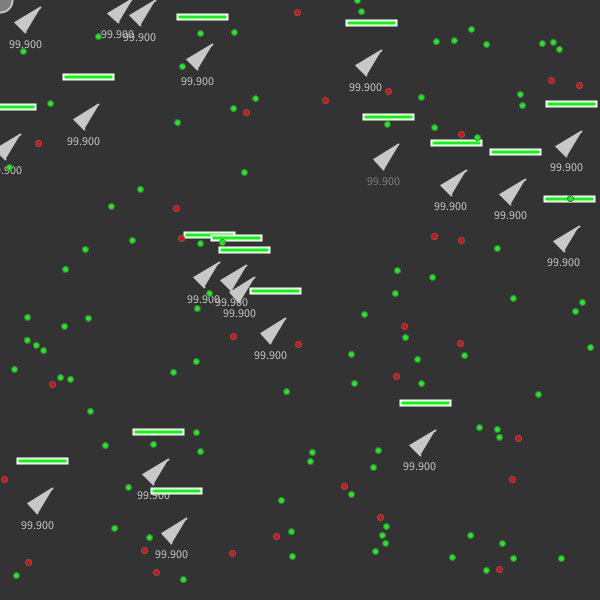
Frame 1 (no input)
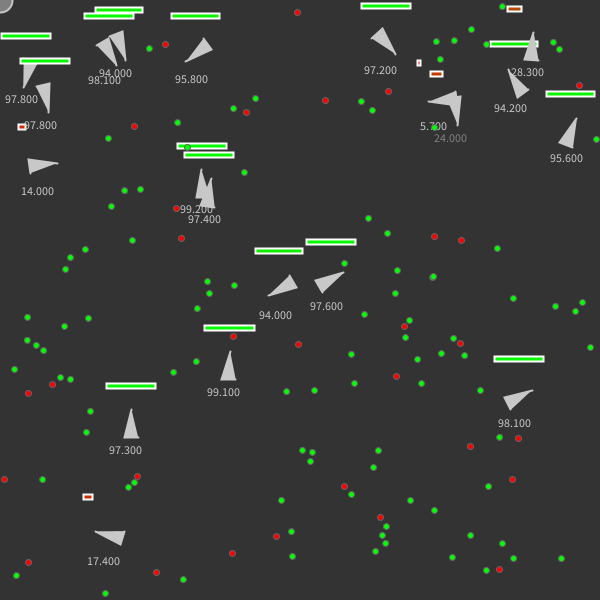
Frame 60 (the mouse pressed at the canvas centre just before this capture)
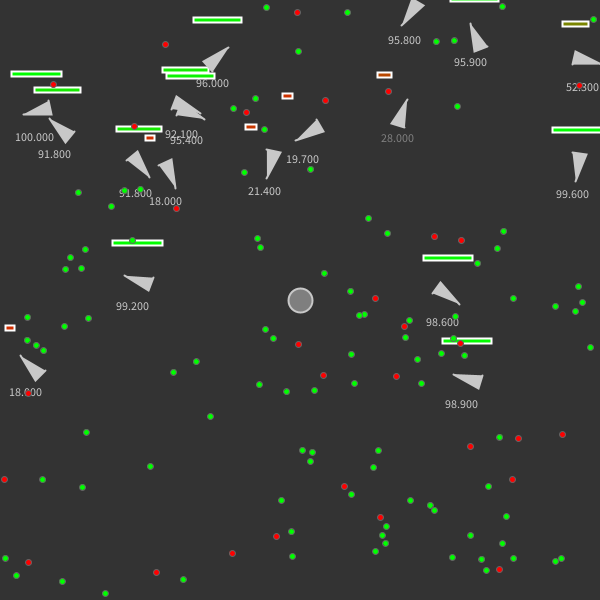
Frame 120 (the mouse held since frame 60 and released just before this capture)

The Processing sketch that drew these frames (run headless with seeded random() and noise(); from frame 60 on, the mouse is pressed at the canvas centre):

// Processing sketch: evolution_steering
// ── evolution_steering.pde

ArrayList<Vehicle> vehicles = new ArrayList<Vehicle>();
ArrayList<Particle> food = new ArrayList<Particle>(); 
ArrayList<Particle> poison = new ArrayList<Particle>();

int nrfood = 100;
int nrpoison = 30;
int nrvehicle = 20;
float[] nutrition = new float[] {10, -90};
float mutation = 0.2;
float reproduce = 0.001;
Vehicle best = null;

void setup() {
  size(600, 600);
  colorMode(RGB);

  for (int i = 0; i < nrvehicle; i++) {
    vehicles.add(new Vehicle(random(width), random(height)));
  }

  best = vehicles.get(0);
}

void createParticles(ArrayList<Particle> list, int n, color c, float w) {
  for (int i = 0; i < n; i++) {
    list.add(new Particle(random(width), random(height), c));
  }
}

void draw() {
  background(51);

  fill(127);
  stroke(200);
  strokeWeight(2);
  ellipse(mouseX, mouseY, 24, 24);

  createParticles(food, nrfood - food.size(), color(0, 255, 0), 1);
  createParticles(poison, nrpoison - poison.size(), color(255, 0, 0), 10);

  ArrayList<Vehicle> removed = new ArrayList<Vehicle>();
  ArrayList<Vehicle> added = new ArrayList<Vehicle>();
  float score = 0;
  Vehicle mv = null;

  if (vehicles.size() == 0) {
    best.health = best.dna[4];
    vehicles.add(best);
  }

  for (Vehicle v : vehicles) {
    v.update();
    v.show();
    v.eat(food, 0);
    v.eat(poison, 1);
    
    if (v.dead()) {
      removed.add(v);
    }
    if (vehicles.size() < 5) {
      if (random(1) < reproduce) {
        added.add(v.clone());
      }
    }
    if (v.getScore() > score) {
      score = v.getScore(); 
      mv = v;
    }
  }

  strokeWeight(4);
  stroke(255);
  noFill();
  if (mv != null) {
    if (best.getScore() < mv.getScore()) {
      best = mv;
    }
    //rect(mv.pos.x - 15, mv.pos.y-15, 30, 30);
  }

  println("Max score :" + score);
  vehicles.addAll(added);
  vehicles.removeAll(removed);

  for (Particle p : food) {
    p.show();
  }

  for (Particle p : poison) {
    p.show();
  }
}

void mouseClicked() {
  vehicles.removeAll(vehicles); 
}
// ── Particle.pde


class Particle extends Physics{
  color c;
  float size = 6;
  
  Particle(float x, float y, color c) {
    this.c = c;
    pos = new PVector(x, y);
  }
  
  void show() {
    fill(c);
    strokeWeight(1);
    stroke(100);
    ellipse(pos.x, pos.y, size, size);
  }
}
// ── Physics.pde
abstract class Physics {
  PVector pos = new PVector();
  PVector vel = new PVector();
  PVector acc = new PVector();
  float weight = 1;
  float maxspeed = 5;
  float dt = 0.04; //turn speed
  float rotation = 0;
  
  void applyForce(PVector force) {
    acc.add(force.div(weight)); 
  }
  
  void update() {
    vel.add(acc.mult(dt));
    
    if(pos.x < 0 || pos.x > width) {
      vel.x *=-1; 
    }
    if(pos.y < 0 || pos.y > height) {
      vel.y *=-1; 
    }
    
    vel.limit(maxspeed);
    pos.add(vel);
    acc.mult(0);
  }
  
  abstract void show();
}
// ── Vehicle.pde

class Vehicle extends Physics {

  float health;
  float[] dna = new float[8];
  /*
   [0] - atraction for food
   [1] - atraction for poison
   [2] - field of view
   [3] - eatsize
   [4] - maxHealt
   [5] - size
   [6] - lifecost
   [7] - dt
   */

  Vehicle(float x, float y) {
    pos.set(x, y);
    vel.set(1, -1);
    dna[0] = 1;
    dna[1] = 20;
    dna[2] = 100;
    dna[3] = 20;
    dna[4] = 100;
    dna[5] = 7;
    dna[6] = 0.1;
    dna[7] = 0.02;
    // score = 4.66

    //dna[0] = random(1, 20);
    //dna[1] = random(1, 20);
    //dna[2] = random(50, 100);
    //dna[3] = random(15, 25);
    //dna[4] = random(80, 120);
    //dna[5] = random(5, 9);
    //dna[6] = random(0.05, 0.15);
    //dna[7] = random(0.01, 0.1);

    health = dna[4];
    dt = dna[7];
  }

  float getScore() {
    float score = 
      (20 - dna[0]) / 20
      +dna[1] / 20
      +(dna[2] - 50) / 50
      +(dna[3] - 15) / 10
      +(dna[4] - 80) / 40
      +(dna[5] - 5) / 9
      +(dna[6] - 0.05) / 0.1
      +(dna[7] - 0.01) / 0.9;

    return score;
  }

  Vehicle clone() {
    Vehicle v = new Vehicle(pos.x, pos.y);
    v.vel = vel.copy().mult(-1);
    for (int i = 0; i < v.dna.length; i++) {
      v.dna[i] = dna[i] + (random(1) < mutation ? random(-1, 1) * dna[i] : 0);
    }
    return v;
  }

  void eat(ArrayList<Particle> list, int index) {
    float min = width;
    Particle pmin = null;

    ArrayList<Particle> toremove = new ArrayList<Particle>();
    for (Particle p : list) {
      float d = dist(pos.x, pos.y, p.pos.x, p.pos.y);
      if (d < dna[3]) {
        toremove.add(p);
        health += nutrition[index];
      } else if (d < min && d < dna[2]) {
        min = d; 
        pmin = p;
      }
    }

    list.removeAll(toremove);

    if (pmin != null) {
      applyForce(seek(pmin.pos).div(dna[index]));
      stroke(255);
      //line(pos.x, pos.y, pmin.pos.x, pmin.pos.y);
    }
  }

  PVector seek(PVector target) {
    PVector desire = target.copy().sub(pos).normalize().mult(maxspeed);
    PVector steering = desire.sub(vel).limit(maxspeed);
    return steering;
  }

  boolean dead() {
    return health < 0;
  }

  void update() {
    super.update(); 
    health -= dna[6];
    if (health > dna[4]) {
      health = dna[4];
    }
  }

  void show() {
    pushMatrix();
    translate(pos.x, pos.y);

    
    stroke(255);
    text(health, -25, 30);

    fill(lerpColor(color(255, 0, 0), color(0, 255, 0), health/dna[4]));
    rect(-25, -40, map(health/dna[4], 0, 1, 0, 50), 5);

    rotate(vel.heading() + PI/2);

    stroke(200);
    fill(200);
    strokeWeight(2);
    beginShape();
    vertex(0, -dna[5] * 2);
    vertex(-dna[5], dna[5] * 2);
    vertex(dna[5], dna[5] * 2);
    endShape();

    //noFill();
    //stroke(125, 125, 0);
    //ellipse(0, 0, dna[2] * 2, dna[2] * 2);

    //noFill();
    //stroke(0, 0, 255);
    //ellipse(0, 0, dna[3] * 2, dna[3] * 2);

    //float l = (20 - dna[0]) * 7;
    //noFill();
    //strokeWeight(3);
    //stroke(0, 255, 0);
    //ellipse(0, 0, l, l);

    //l = (20 - dna[1]) * 7;
    //noFill();
    //strokeWeight(3);
    //stroke(255, 0, 0);
    //ellipse(0, 0, l, l);

    //noFill();
    //stroke(255);
    //strokeWeight(1);
    //ellipse(0, 0, 70, 70);

    popMatrix();
  }
}
